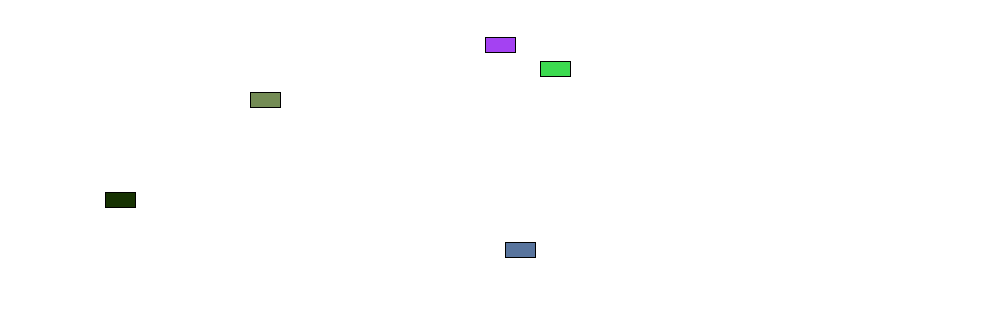
Frame 1 (no input)
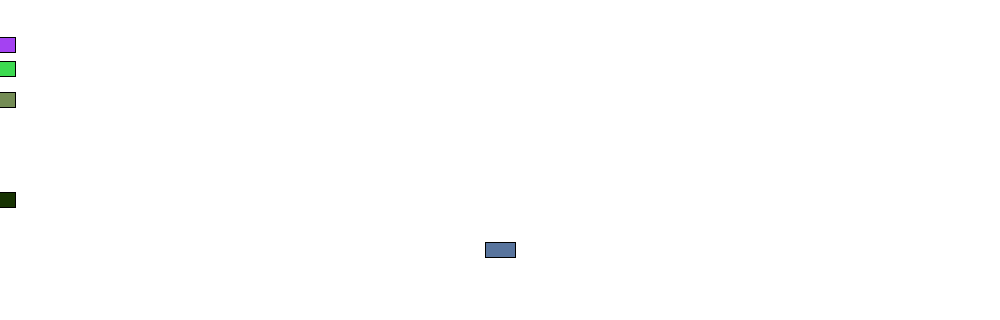
Frame 60 (the mouse pressed at the canvas centre just before this capture)
Frame 120 (the mouse held since frame 60 and released just before this capture): identical to frame 60, image omitted

The Processing sketch that drew these frames (run headless with seeded random() and noise(); from frame 60 on, the mouse is pressed at the canvas centre):

// Processing sketch: day_15
// ── day_15.pde
Car myCar1;
Car myCar2;
Car myCar3;
Car myCar4;
Car myCar5;

void setup(){
  size(1000,320);
  myCar1 = new Car(color(random(255),random(255),random(255)),0,45,500);
  myCar2 = new Car(color(random(255),random(255),random(255)),5,69,550);
  myCar3 = new Car(color(random(255),random(255),random(255)),10,100,255);
  myCar4 = new Car(color(random(255),random(255),random(255)),15,200,105);
  myCar5 = new Car(color(random(255),random(255),random(255)),20,250,500);
  
}
void draw(){
  background(255);
  myCar1.move();
  myCar1.display();
  myCar2.move();
  myCar2.display();
  myCar3.move();
  myCar3.display();
  myCar4.move();
  myCar4.display();
  myCar5.move();
  myCar5.display();
}
// ── Car.pde
class Car{
  color c;
  float xpos;
  float ypos;
  float xspeed;
  Car(color tempC, float tempXpos, float tempYpos, float tempXspeed){
  c = tempC;
  xpos = tempXpos;
  ypos = tempYpos;
  xspeed = tempXspeed;
  }

  void display(){
    stroke(0);
    fill(c);
    rectMode(CENTER);
    rect(xpos,ypos,30,15);
  }
  void move(){
    xpos = xpos + xspeed;
    if (xpos>width){xpos=0;}
    
  } 
  }
